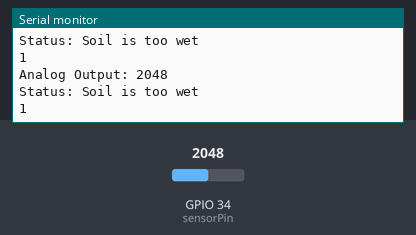
A sketch run on a simulated ESP32. Parts: the last lines printed to the serial monitor. The test bench sets the inputs (shaded band); at power-on: GPIO 34 (sensorPin) = 2048.

Above: at 1.8 s.
1.9 s: GPIO 34 (sensorPin) set to 3603
At 2.8 s:
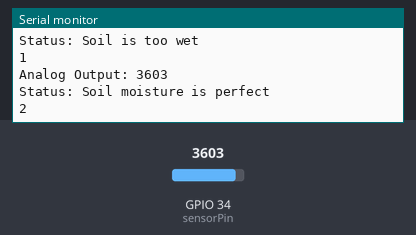
4.5 s: GPIO 34 (sensorPin) set to 4095
At 5.9 s:
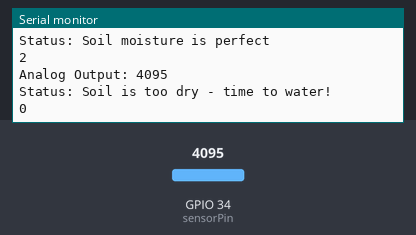
Timing chart, 0 to 7.5 s (numbered marks = the images above; inputs shaded):
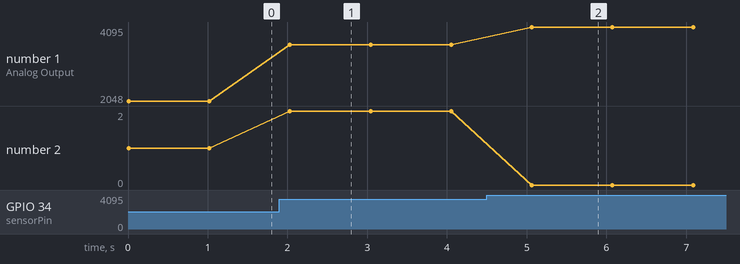

The sketch:

moisture-esp32.ino
```cpp
/* Change these values based on your calibration values */
#define soilWet 3000   // Define max value we consider soil 'wet'
#define soilDry 4000   // Define min value we consider soil 'dry'

// Sensor pins
#define sensorPower 27
#define sensorPin 34

void setup() {
	pinMode(sensorPower, OUTPUT);

	// Initially keep the sensor OFF
	digitalWrite(sensorPower, LOW);

	Serial.begin(9600);
}

void loop() {
	//get the reading from the function below and print it
	int moisture = readSensor();
	Serial.print("Analog Output: ");
	Serial.println(moisture);
  int moistureStatus = getMoistureValue(moisture);
  Serial.println(moistureStatus);

	delay(1000);	// Take a reading every second for testing
					// Normally you should take reading perhaps once or twice a day
	Serial.println();
}

//  This function returns the analog soil moisture measurement
int readSensor() {
	digitalWrite(sensorPower, HIGH);	// Turn the sensor ON
	delay(10);							// Allow power to settle
	int val = analogRead(sensorPin);	// Read the analog value form sensor
	digitalWrite(sensorPower, LOW);		// Turn the sensor OFF
	return val;							// Return analog moisture value
}

int getMoistureValue(int moisture){
  // Determine status of our soil
	if (moisture < soilWet) {
		Serial.println("Status: Soil is too wet");
    return 1;
	} else if (moisture >= soilWet && moisture < soilDry) {
		Serial.println("Status: Soil moisture is perfect");
    return 2;
	} else {
		Serial.println("Status: Soil is too dry - time to water!");
    return 0;
	}
}
```

Measured:
- after the input at 1.9 s, the serial monitor: prints a new line after 0.13 s (image 1)
- after the input at 4.5 s, the serial monitor: prints a new line after 0.56 s (image 2)
- plotted number 1: 2048 → 3603 after the input at 1.9 s, 3603 → 4095 after the input at 4.5 s
- plotted number 2: 1 → 2 after the input at 1.9 s, 2 → 0 after the input at 4.5 s
